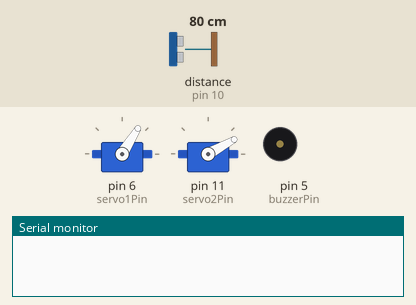
The sketch below on a simulated Arduino Uno, built with avr-gcc and run on an emulated ATmega328P. Parts: 2 × servo, buzzer (waves = sounding, pin HIGH), the last lines printed to the serial monitor. Wiring (inferred from the names in the program): ultrasonic range finder: trigger pin 9; echo pin 10. Inputs (shaded band) come from the test bench; at power-on: distance to the obstacle (sensor on pin 10) 80 cm. The echo pulse lasts 58.3 µs per cm; pins used as bus, display or sensor lines are not drawn.

Above: at 1.2 s.
1.3 s: distance to the obstacle (sensor on pin 10) set to 2 cm
At 1.65 s:
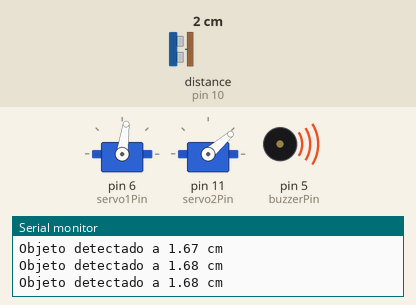
4.3 s: distance to the obstacle (sensor on pin 10) set to 19 cm
7.3 s: distance to the obstacle (sensor on pin 10) set to 22 cm
At 7.68 s:
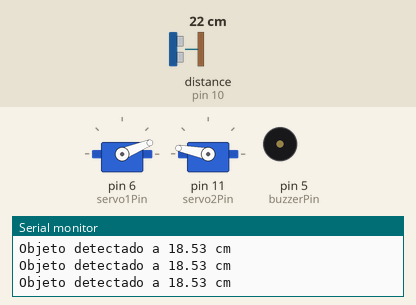
10.3 s: distance to the obstacle (sensor on pin 10) set to 4 cm
At 10.7 s:
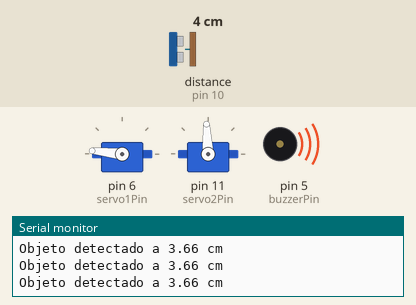
13.3 s: distance to the obstacle (sensor on pin 10) set to 35 cm
At 14.0 s:
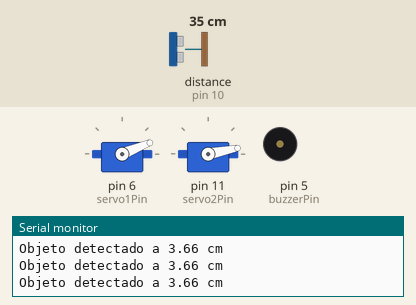
Timing chart, 0 to 20.3 s (numbered marks = the images above; inputs shaded):
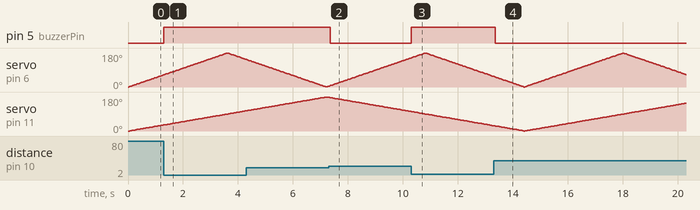

Measured:
- the behaviour switches between 20 and 21 cm on distance to the obstacle (sensor on pin 10) (found by bisection; images 1 and 2)
- after the input at 1.3 s, pin 5 (buzzerPin): LOW → HIGH at once
- after the input at 7.3 s, pin 5 (buzzerPin): HIGH → LOW after 0.06 s
- after the input at 10.3 s, pin 5 (buzzerPin): LOW → HIGH at once
- after the input at 13.3 s, pin 5 (buzzerPin): HIGH → LOW after 0.06 s

The sketch:

BlindTech2servo.ino
```cpp
#include <Servo.h> // Librería para controlar los servomotores

// Configuración de pines
const int servo1Pin = 6;      // Pin del primer servomotor
const int servo2Pin = 11;     // Pin del segundo servomotor
const int trigPin = 9;        // Pin TRIG del sensor ultrasónico
const int echoPin = 10;       // Pin ECHO del sensor ultrasónico
const int buzzerPin = 5;      // Pin del buzzer

// Variables de los servomotores
Servo servo1;
Servo servo2;
int angle1 = 0;          // Ángulo actual del primer servomotor
int angle2 = 0;          // Ángulo actual del segundo servomotor
int step1 = 1;           // Incremento del ángulo para el primer servomotor
int step2 = 1;           // Incremento del ángulo para el segundo servomotor
const int minAngle = 0;  // Ángulo mínimo
const int maxAngle = 180; // Ángulo máximo

// Variables de tiempo para control de intervalos
unsigned long previousMillisServo1 = 0;  // Tiempo anterior para el movimiento del servo1
unsigned long previousMillisServo2 = 0;  // Tiempo anterior para el movimiento del servo2
unsigned long previousMillisSensor = 0; // Tiempo anterior para la lectura del sensor
unsigned long previousMillisBuzzer = 0; // Tiempo anterior para el manejo del buzzer
const unsigned long servo1Interval = 20;  // Intervalo del primer servomotor (ms)
const unsigned long servo2Interval = 40;  // Intervalo del segundo servomotor (ms) - Más lento
const unsigned long sensorInterval = 50; // Intervalo para leer el sensor ultrasónico (ms)
const unsigned long buzzerDuration = 100; // Duración del encendido del buzzer (ms)

// Configuración de distancia
const int detectionDistance = 20; // Distancia de detección en cm

// Estado del buzzer
bool buzzerState = false;

// Función para obtener la distancia desde el sensor ultrasónico
float getDistance() {
  digitalWrite(trigPin, LOW);
  delayMicroseconds(2);
  digitalWrite(trigPin, HIGH);
  delayMicroseconds(10);
  digitalWrite(trigPin, LOW);

  long duration = pulseIn(echoPin, HIGH, 30000); // Máximo tiempo de espera: 30 ms
  if (duration == 0) {
    return -1; // Si no se detecta eco, retorna -1
  }

  float distance = duration * 0.034 / 2; // Calcular distancia en cm
  return distance;
}

void setup() {
  // Configuración de pines
  pinMode(trigPin, OUTPUT);
  pinMode(echoPin, INPUT);
  pinMode(buzzerPin, OUTPUT);

  // Asociar los servomotores a sus pines
  servo1.attach(servo1Pin);
  servo2.attach(servo2Pin);

  // Inicializar los servomotores en el ángulo mínimo
  servo1.write(minAngle);
  servo2.write(minAngle);

  Serial.begin(9600); // Iniciar comunicación serial
}

void loop() {
  unsigned long currentMillis = millis();

  // Movimiento del primer servomotor (más rápido)
  if (currentMillis - previousMillisServo1 >= servo1Interval) {
    previousMillisServo1 = currentMillis;

    // Actualizar el ángulo del primer servomotor
    angle1 += step1;

    // Cambiar dirección al alcanzar límites
    if (angle1 >= maxAngle || angle1 <= minAngle) {
      step1 = -step1;
    }

    // Mover el primer servomotor al nuevo ángulo
    servo1.write(angle1);
  }

  // Movimiento del segundo servomotor (más lento)
  if (currentMillis - previousMillisServo2 >= servo2Interval) {
    previousMillisServo2 = currentMillis;

    // Actualizar el ángulo del segundo servomotor
    angle2 += step2;

    // Cambiar dirección al alcanzar límites
    if (angle2 >= maxAngle || angle2 <= minAngle) {
      step2 = -step2;
    }

    // Mover el segundo servomotor al nuevo ángulo
    servo2.write(angle2);
  }

  // Leer el sensor ultrasónico en intervalos
  if (currentMillis - previousMillisSensor >= sensorInterval) {
    previousMillisSensor = currentMillis;

    float distance = getDistance(); // Obtener la distancia medida

    if (distance != -1 && distance <= detectionDistance) {
      Serial.print("Objeto detectado a ");
      Serial.print(distance);
      Serial.println(" cm");

      // Activar el buzzer si se detecta un objeto
      buzzerState = true; // Marcar el estado del buzzer como activo
      previousMillisBuzzer = currentMillis; // Registrar el tiempo actual
    }
  }

  // Control no bloqueante del buzzer
  if (buzzerState && (currentMillis - previousMillisBuzzer < buzzerDuration)) {
    digitalWrite(buzzerPin, HIGH); // Mantener el buzzer encendido
  } else {
    digitalWrite(buzzerPin, LOW); // Apagar el buzzer
    buzzerState = false;          // Restablecer el estado del buzzer
  }
}
```
